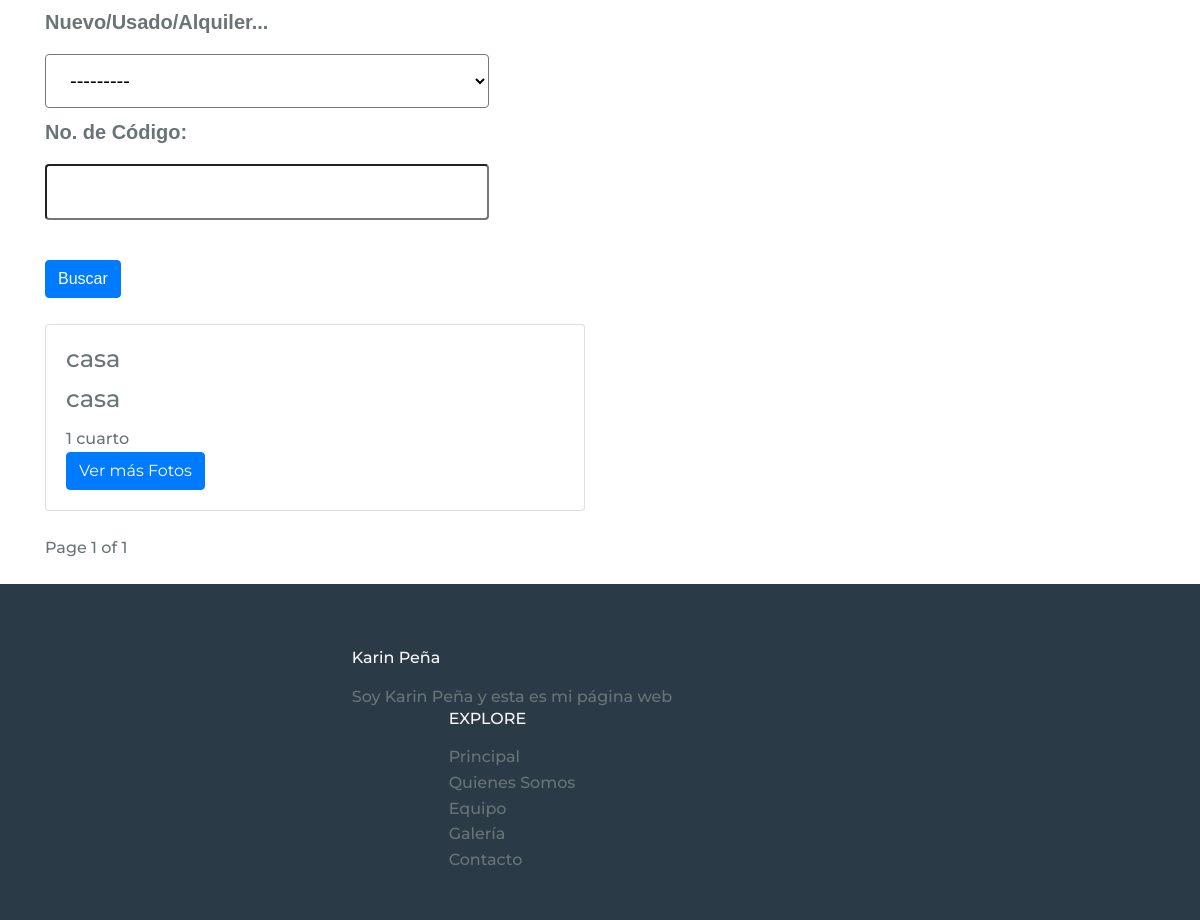
/busqueda (lower part), run on an earlier commit of the app's database.
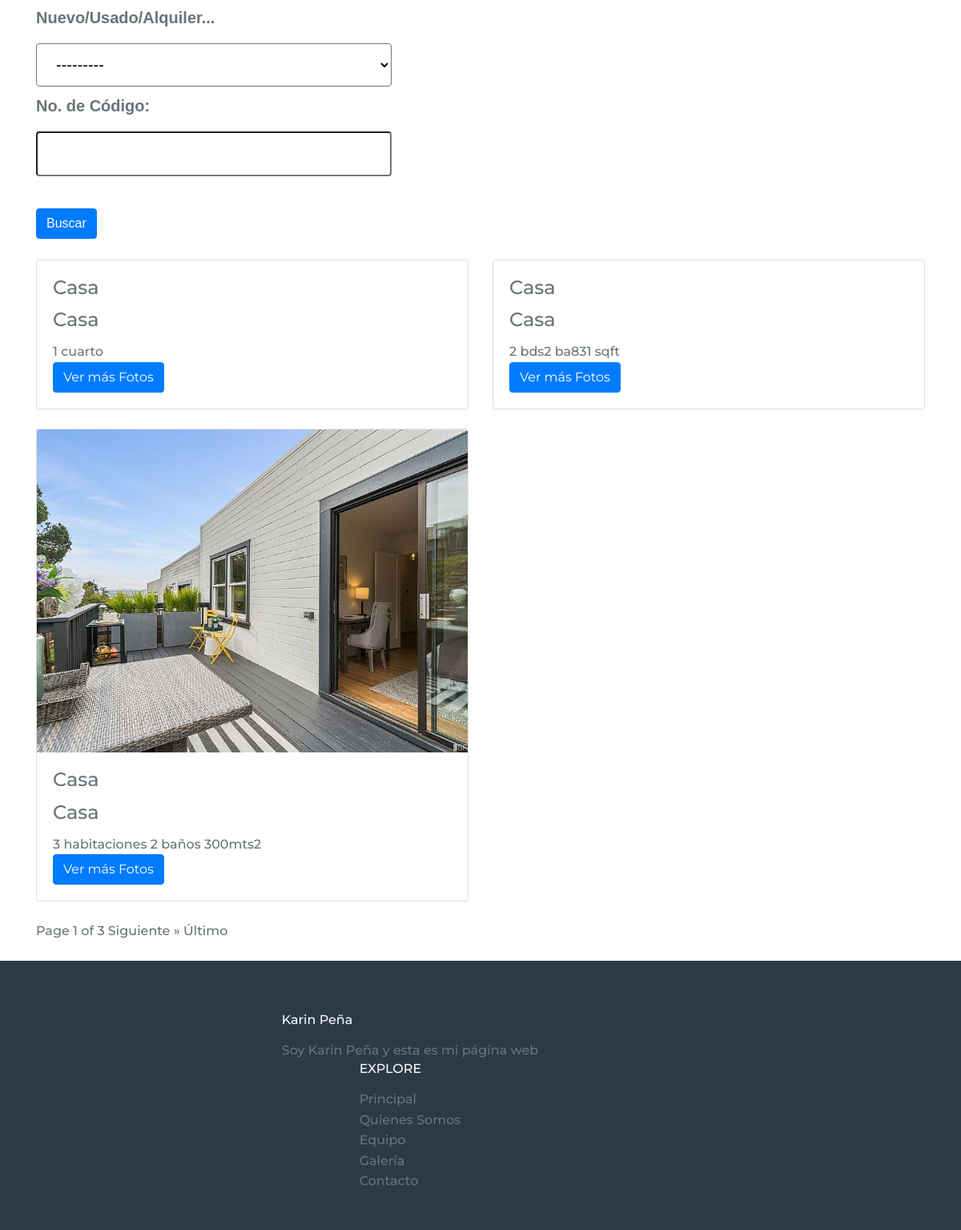
And on a later commit of the database.
### inmuebles/models.py (models this page shows, shortened)
class Inmueble(models.Model):
    codigo = models.CharField(max_length=100)
    tipo = models.CharField(max_length=50, choices=TIPO_CHOICES ,blank=True, default='Error')
    ubicacion = models.CharField(max_length=1000, choices=UBI_CHOICES ,blank=True)
    edo = models.CharField(max_length=1000, choices=EDO_CHOICES ,blank=True)
    precio = models.DecimalField(max_digits=7,decimal_places=2)
    description = models.TextField()
    image = models.FileField(upload_to=('here/{}'.format(time.strftime("%Y/%m/%d"))),blank=True)

### inmuebles/views.py (the view)
# urls.py: path('busqueda', views.show_all_inmuebles_page, name="show_all_inmuebles_page"),
def show_all_inmuebles_page(request):
    context = {}
    filtered_inmuebles = InmuebleFilter(request.GET,queryset=Inmueble.objects.all())
    context['filtered_inmuebles'] = filtered_inmuebles
    paginated_filtered_inmuebles = Paginator(filtered_inmuebles.qs,3)
    page_number = request.GET.get('page')
    inmueble_page_obj = paginated_filtered_inmuebles.get_page(page_number)
    context['inmueble_page_obj'] = inmueble_page_obj
    return render(request, 'inmuebles/show_all_inmuebles_page.html',context=context)

### inmuebles/templatetags/inmuebles_extras.py (called while the page is built)
@register.simple_tag
def my_url(value,field_name,urlencode=None):
    url = '?{}={}'.format(field_name, value)
    if urlencode:
        querystring = urlencode.split('&')
        filtered_querystring = filter(lambda p: p.split('=')[0]!= field_name,querystring)
        encoded_querystring = '&'.join(filtered_querystring)
        url= '{}&{}'.format(url, encoded_querystring)
    return url

### inmuebles/templates/inmuebles/show_all_inmuebles_page.html (shortened to what this page needs)
{% extends 'inmuebles/base.html' %}
{% load static %}
{% block content %}
<div class="container py-4">
    {% load inmuebles_extras %}
    <div class="form_text">
      <form method="GET" action="">
          {{ filtered_inmuebles.form.as_table }}
          <br>
          <input type="submit" class="btn btn-primary btn-md" value="Buscar">
      </form>
   </div>
    <br>
    <div class="row row-cols-1 row-cols-md-2">
    {%  for inmueble in inmueble_page_obj %}
    <div class="col mb-4">
      <div class="card">
        <div class="view overlay">
          <img class="card-img-top" src="{{inmueble.image.url}}" alt="">
        </div>
        <div class="card-body">
          <h4 class="card-title"> {{ inmueble.tipo }}</h4>
          <h4 class="card-title"> {{ inmueble.tipo }}</h4>
          <p class="card-text">{{ inmueble.description }}</p>
          <a href="{% url 'detalle' inmueble.id %}" class="btn btn-primary btn-md">Ver más Fotos</a>
        </div>
      </div>
    </div>
    {% endfor %}
    </div>
    <div class="pagination">
     <span class="step-links">
        <span class="current">
            Page {{ inmueble_page_obj.number }} of {{ inmueble_page_obj.paginator.num_pages }}
        </span>
       {% if inmueble_page_obj.has_next %}
          <a href="{% my_url inmueble_page_obj.next_page_number 'page' request.GET.urlencode %}"> Siguiente</a>
          <a href="{% my_url inmueble_page_obj.paginator.num_pages 'page' request.GET.urlencode %}">&raquo; Último</a>
       {% endif %}
     </span>
    </div>
</div>
    {% endblock %}

What changed in the data, as far as the page shows it:
changed Inmueble "1 cuarto": tipo "casa" → "Casa"
added Inmueble: tipo "Casa", description "2 bds2 ba831 sqft"
added Inmueble: image (picture), tipo "Casa", description "3 habitaciones 2 baños 300mts2"
Also different on the page:
{{ inmueble_page_obj.paginator.num_pages }}: "1" → "3"
text now shown: "Siguiente » Último"
